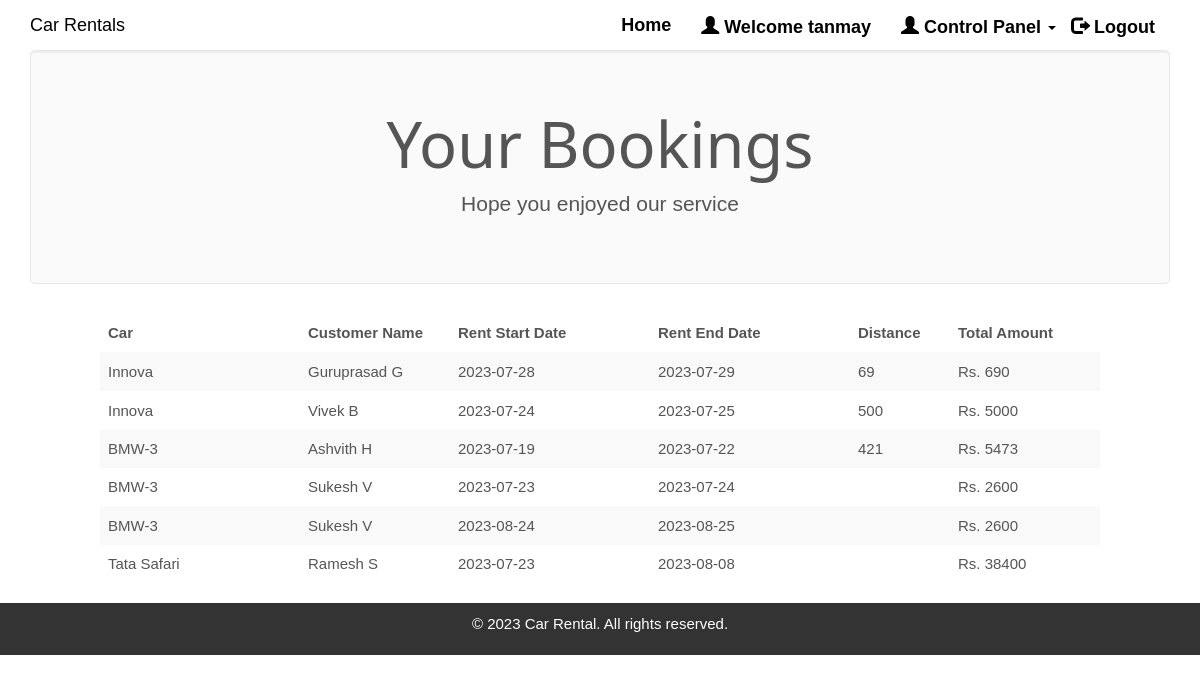
The app's page /clientview.php (signed in) with its own data.
### tables this page shows
CREATE TABLE IF NOT EXISTS `rentedcars` (
`id` int(100) NOT NULL,
  `customer_username` varchar(50) NOT NULL,
  `car_id` int(20) NOT NULL,
  `driver_id` int(20) NOT NULL,
  `booking_date` date NOT NULL,
  `rent_start_date` date NOT NULL,
  `rent_end_date` date NOT NULL,
  `car_return_date` date DEFAULT NULL,
  `fare` double NOT NULL,
  `charge_type` varchar(25) NOT NULL DEFAULT 'days',
  `distance` double DEFAULT NULL,
  `no_of_days` int(50) DEFAULT NULL,
  `total_amount` double DEFAULT NULL,
  `return_status` varchar(10) NOT NULL
);

CREATE TABLE IF NOT EXISTS `cars` (
`car_id` int(20) NOT NULL,
  `car_name` varchar(50) NOT NULL,
  `car_nameplate` varchar(50) NOT NULL,
  `car_img` varchar(50) DEFAULT 'NA',
  `ac_price` float NOT NULL,
  `non_ac_price` float NOT NULL,
  `ac_price_per_day` float NOT NULL,
  `non_ac_price_per_day` float NOT NULL,
  `car_availability` varchar(10) NOT NULL
);

CREATE TABLE IF NOT EXISTS `customers` (
  `customer_username` varchar(50) NOT NULL,
  `customer_name` varchar(50) NOT NULL,
  `customer_phone` varchar(15) NOT NULL,
  `customer_email` varchar(25) NOT NULL,
  `customer_address` varchar(50) NOT NULL,
  `aadhar` varchar(50) NOT NULL,
  `licence_no` varchar(50) NOT NULL,
  `customer_password` varchar(20) NOT NULL
);

### clientview.php (the view, shortened to what this page needs)
<!DOCTYPE html>
<html>
<?php
$conn = Connect();
?>
<head>
<link rel="stylesheet" href="assets/bootstrap/css/bootstrap.min.css">
<link rel="stylesheet" href="assets/fonts/font-awesome.min.css">
<link rel="stylesheet" href="assets/w3css/w3.css">
<link rel="stylesheet" type="text/css" href="assets/css/customerlogin.css">
<link rel="stylesheet" type="text/css" media="screen" href="assets/css/clientpage.css" />
</head>
<body id="page-top" data-spy="scroll" data-target=".navbar-fixed-top">
    <nav class="navbar navbar-custom navbar-fixed-top" role="navigation" style="color: black">
        <div class="container">
            <div class="navbar-header">
                <a class="navbar-brand page-scroll" href="index.php">
                   Car Rentals </a>
            </div>
            <?php
                if(isset($_SESSION['login_client'])){
            ?>
            <div class="collapse navbar-collapse navbar-right navbar-main-collapse">
                <ul class="nav navbar-nav">
                    <li>
                        <a style="font-size:18px;font-weight:800" href="index.php">Home</a>
                    </li>
                    <li>
                        <a style="font-size:18px;font-weight:800" href="#"><span class="glyphicon glyphicon-user"></span> Welcome <?php echo $_SESSION['login_client']; ?></a>
                    </li>
                    <li>
                    <ul class="nav navbar-nav navbar-right">
            <li><a style="font-size:18px;font-weight:800" href="#" class="dropdown-toggle active" data-toggle="dropdown" role="button" aria-haspopup="true" aria-expanded="false"><span class="glyphicon glyphicon-user"></span> Control Panel <span class="caret"></span> </a>
            </li>
          </ul>
                    </li>
                    <li>
                        <a style="font-size:18px;font-weight:800" href="logout.php"><span class="glyphicon glyphicon-log-out"></span> Logout</a>
                    </li>
                </ul>
            </div>
            <?php
                }
                ?>
        </div>
    </nav>
<?php $login_client = $_SESSION['login_client'];
    $sql1 = "SELECT * FROM rentedcars rc, clientcars cc, customers c, cars WHERE cc.client_username = '$login_client' AND cc.car_id = rc.car_id AND rc.return_status = 'R' AND c.customer_username = rc.customer_username AND cc.car_id = cars.car_id";
    $result1 = $conn->query($sql1);
    if (mysqli_num_rows($result1) > 0) {
?>
<div class="container">
      <div class="jumbotron">
        <h1 class="text-center">Your Bookings</h1>
        <p class="text-center"> Hope you enjoyed our service </p>
      </div>
    </div>
    <div class="table-responsive" style="padding-left: 100px; padding-right: 100px;" >
<table class="table table-striped">
  <thead class="thead-dark">
<tr>
<th width="20%">Car</th>
<th width="15%">Customer Name</th>
<th width="20%">Rent Start Date</th>
<th width="20%">Rent End Date</th>
<th width="10%">Distance</th>
<th width="15%">Total Amount</th>
</tr>
</thead>
<?php
        while($row = mysqli_fetch_assoc($result1)) {
?>
<tr>
<td><?php echo $row["car_name"]; ?></td>
<td><?php echo $row["customer_name"]; ?></td>
<td><?php echo $row["rent_start_date"] ?></td>
<td><?php echo $row["rent_end_date"]; ?></td>
<td><?php echo $row["distance"]; ?></td>
<td>Rs. <?php echo $row["total_amount"]; ?></td>
</tr>
<?php        } ?>
                </table>
                </div>
            <?php
        } ?>
</body>
<footer style="text-align: center; padding: 10px; background-color: #333; color: #fff;">
    <p>&copy; 2023 Car Rental. All rights reserved.</p>
  </footer>
</html>

### assets/w3css/w3.css (style rules this page uses)
*,*:before,*:after { box-sizing:inherit }
html { -ms-text-size-adjust:100%;-webkit-text-size-adjust:100% }
body { margin:0 }
article,aside,details,figcaption,figure,footer,header,main,menu,nav,section,summary { display:block }
a { background-color:transparent;-webkit-text-decoration-skip:objects; }
html,body { font-family:Verdana,sans-serif;font-size:15px;line-height:1.5 }
html { overflow-x:hidden }
h1 { font-size:36px }
h1,h2,h3,h4,h5,h6 { font-family:"Segoe UI",Arial,sans-serif;font-weight:400;margin:10px 0 }
a { color:inherit }

### assets/css/customerlogin.css (style rules this page uses)
body, html { height: 100%; }
body { padding-top: 50px; background-size: 100%; }
footer { display: block; }

### records on screen
rentedcars: car.car_name "Innova", customer_username.customer_name "Guruprasad G", rent_start_date "2023-07-28", rent_end_date "2023-07-29", distance "69", total_amount "690"
rentedcars: car.car_name "Innova", customer_username.customer_name "Vivek B", rent_start_date "2023-07-24", rent_end_date "2023-07-25", distance "500", total_amount "5000"
rentedcars: car.car_name "BMW-3", customer_username.customer_name "Ashvith H", rent_start_date "2023-07-19", rent_end_date "2023-07-22", distance "421", total_amount "5473"
rentedcars: car.car_name "BMW-3", customer_username.customer_name "Sukesh V", rent_start_date "2023-07-23", rent_end_date "2023-07-24", total_amount "2600"
rentedcars: car.car_name "BMW-3", customer_username.customer_name "Sukesh V", rent_start_date "2023-08-24", rent_end_date "2023-08-25", total_amount "2600"
rentedcars: car.car_name "Tata Safari", customer_username.customer_name "Ramesh S", rent_start_date "2023-07-23", rent_end_date "2023-08-08", total_amount "38400"

### other values on screen
$_SESSION['login_client'] "tanmay"
